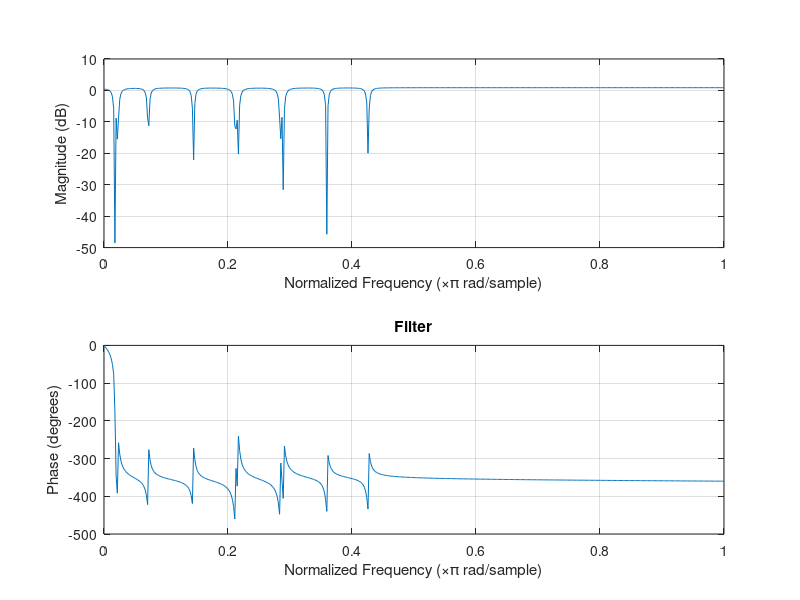
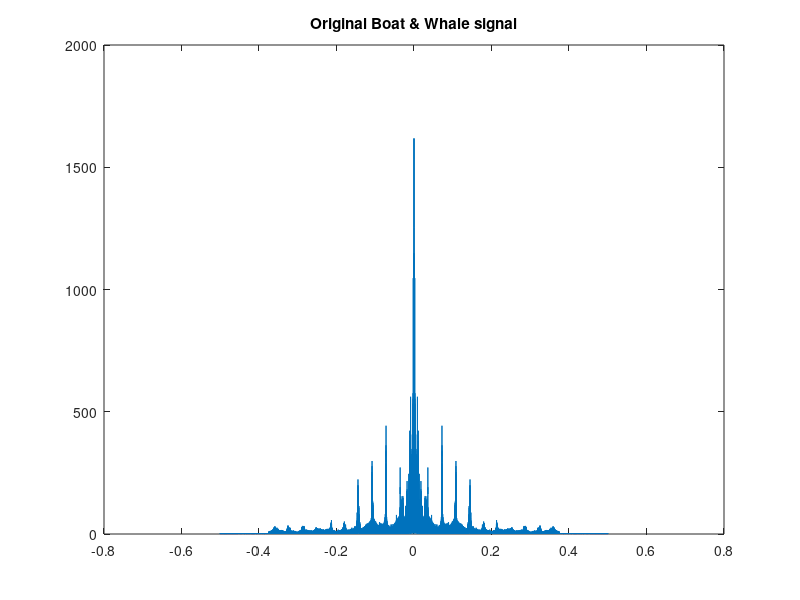
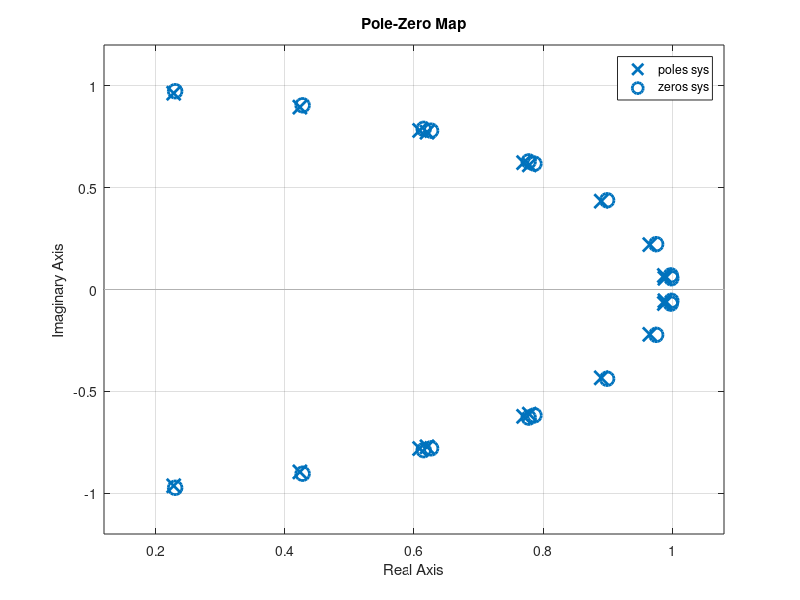
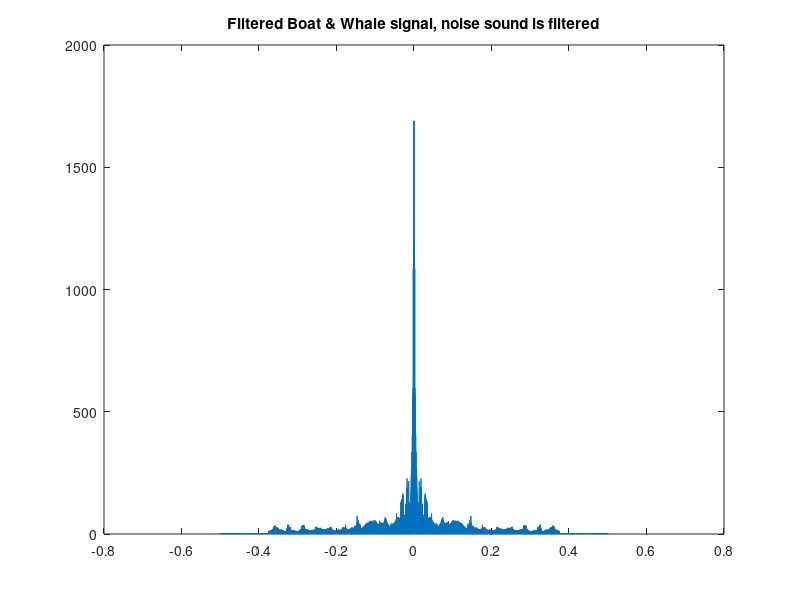

These charts were generated, in order, by the following MATLAB code:
%%Boat whale%%
clc; close all; clear all;

load('BoatWhale.mat');
% soundsc(y6,Fs);

y6_fft = abs(fftshift(fft(y6)));

N1 = length(y6);
x1 = -1/2 : 1/N1 : (1/2-1/N1); % "normalize" x-axis of y6_fft
figure(17);
plot(x1,y6_fft);
% plot(y6_fft);
title('Original Boat & Whale signal');

peaksInRadians = [0.0721513 0.108229 0.144578 0.179695 0.213037 0.00879647 0.0110625 0.0357209 0.105947 0.142255];
peaksInRadians = sort([-peaksInRadians peaksInRadians]);
whaleZeros = exp(1i*2*pi*peaksInRadians);
whaleNum = poly(whaleZeros); % determine coefficients for filter

r = 0.99; % for putting poles very close to zeros
whalePoles = r*exp(1i*2*pi*peaksInRadians);
whaleDen = poly(whalePoles); % determine coefficients for filter

sys = tf(whaleNum,whaleDen);
figure(18);
pzmap(sys);
figure;
freqz(whaleNum,whaleDen);
title('Filter');

y6_after = filter(whaleNum,whaleDen,y6);
y6_after_fft = abs(fftshift(fft(y6_after)));

N2 = length(y6_after);
x2 = -1/2 : 1/N2 : (1/2-1/N2); % "normalize" x-axis of y6_after_fft, though y6 & y6_after are same size
figure(19);
plot(x2,y6_after_fft);
title('Filtered Boat & Whale signal, noise sound is filtered');


% soundsc(y6_after,Fs);
